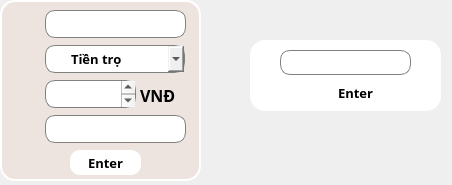
<?xml version="1.0" encoding="UTF-8"?>
<ui version="4.0">
 <class>PopupChi</class>
 <widget class="QDialog" name="PopupChi">
  <property name="geometry">
   <rect>
    <x>0</x>
    <y>0</y>
    <width>452</width>
    <height>185</height>
   </rect>
  </property>
  <property name="windowTitle">
   <string>Dialog</string>
  </property>
  <widget class="QFrame" name="PopupChi_2">
   <property name="geometry">
    <rect>
     <x>0</x>
     <y>0</y>
     <width>201</width>
     <height>181</height>
    </rect>
   </property>
   <property name="styleSheet">
    <string notr="true">#PopupChi_2{
	background-color: #EDE4E0;
	border-radius: 15;
	border: 2px solid white;
}</string>
   </property>
   <property name="frameShape">
    <enum>QFrame::StyledPanel</enum>
   </property>
   <property name="frameShadow">
    <enum>QFrame::Raised</enum>
   </property>
   <widget class="QComboBox" name="comboBox_2">
    <property name="geometry">
     <rect>
      <x>45</x>
      <y>45</y>
      <width>140</width>
      <height>28</height>
     </rect>
    </property>
    <property name="font">
     <font>
      <family>Samsung Sharp Sans</family>
      <pointsize>10</pointsize>
      <bold>true</bold>
     </font>
    </property>
    <property name="layoutDirection">
     <enum>Qt::LeftToRight</enum>
    </property>
    <property name="autoFillBackground">
     <bool>false</bool>
    </property>
    <property name="styleSheet">
     <string notr="true">QComboBox {
    border: 1px solid gray;
    border-radius: 10px;
    min-width: 6em;
	padding-left: 25;
}

QComboBox:on {
    border-bottom-left-radius: 0px;
    border-bottom-right-radius: 0px;
}

QComboBox QAbstractItemView {
    border-bottom-right-radius: 10px;
    border-bottom-left-radius: 10px;
    background: transparent;
    border: 1px solid gray;
    padding: 4px 4px 4px 4px
}

QComboBox::drop-down {
	image: url(&quot;:/Icon/Image/icons8-down-25.png&quot;);
	width:20;
	padding-left: 5
}
</string>
    </property>
    <property name="editable">
     <bool>false</bool>
    </property>
    <property name="currentIndex">
     <number>0</number>
    </property>
    <property name="maxVisibleItems">
     <number>10</number>
    </property>
    <item>
     <property name="text">
      <string>Tiền trọ</string>
     </property>
    </item>
    <item>
     <property name="text">
      <string>Sinh hoạt</string>
     </property>
    </item>
    <item>
     <property name="text">
      <string>Đi chơi</string>
     </property>
    </item>
    <item>
     <property name="text">
      <string>Ăn uống</string>
     </property>
    </item>
    <item>
     <property name="text">
      <string>Khác</string>
     </property>
    </item>
   </widget>
   <widget class="QPlainTextEdit" name="plainTextEdit_4">
    <property name="geometry">
     <rect>
      <x>45</x>
      <y>115</y>
      <width>141</width>
      <height>28</height>
     </rect>
    </property>
    <property name="font">
     <font>
      <family>Samsung Sharp Sans</family>
      <bold>true</bold>
     </font>
    </property>
    <property name="styleSheet">
     <string notr="true">border-radius: 10;
background-color: white;
border: 1px solid gray;
padding-left: 5</string>
    </property>
    <property name="plainText">
     <string/>
    </property>
   </widget>
   <widget class="QLabel" name="label_14">
    <property name="geometry">
     <rect>
      <x>10</x>
      <y>45</y>
      <width>25</width>
      <height>25</height>
     </rect>
    </property>
    <property name="text">
     <string/>
    </property>
    <property name="pixmap">
     <pixmap resource="ResourceFile.qrc">:/Icon/Image/icons8-goal-40.png</pixmap>
    </property>
    <property name="scaledContents">
     <bool>true</bool>
    </property>
   </widget>
   <widget class="QLabel" name="label_15">
    <property name="geometry">
     <rect>
      <x>10</x>
      <y>80</y>
      <width>25</width>
      <height>25</height>
     </rect>
    </property>
    <property name="text">
     <string/>
    </property>
    <property name="pixmap">
     <pixmap resource="ResourceFile.qrc">:/Icon/Image/icons8-money-40.png</pixmap>
    </property>
    <property name="scaledContents">
     <bool>true</bool>
    </property>
   </widget>
   <widget class="QLabel" name="label_16">
    <property name="geometry">
     <rect>
      <x>10</x>
      <y>115</y>
      <width>25</width>
      <height>25</height>
     </rect>
    </property>
    <property name="text">
     <string/>
    </property>
    <property name="pixmap">
     <pixmap resource="ResourceFile.qrc">:/Icon/Image/icons8-note-40.png</pixmap>
    </property>
    <property name="scaledContents">
     <bool>true</bool>
    </property>
   </widget>
   <widget class="QLabel" name="label_2">
    <property name="geometry">
     <rect>
      <x>140</x>
      <y>85</y>
      <width>35</width>
      <height>20</height>
     </rect>
    </property>
    <property name="font">
     <font>
      <family>Samsung Sharp Sans</family>
      <pointsize>12</pointsize>
      <bold>true</bold>
     </font>
    </property>
    <property name="text">
     <string>VNĐ</string>
    </property>
   </widget>
   <widget class="QPushButton" name="pushButton_SetChi">
    <property name="geometry">
     <rect>
      <x>70</x>
      <y>150</y>
      <width>71</width>
      <height>25</height>
     </rect>
    </property>
    <property name="font">
     <font>
      <family>Samsung Sharp Sans</family>
      <pointsize>10</pointsize>
      <bold>true</bold>
     </font>
    </property>
    <property name="styleSheet">
     <string notr="true">#pushButton_SetChi
{
	border: 0px solid white;
	background-color: white;
	border-radius: 10px;
}
#pushButton_SetChi::pressed
{
	background-color: #99FFFF;
	border-style: inset;
}
#pushButton_SetChi::hover
{
	background-color: #BBBBBB;
	border-style: inset;
}</string>
    </property>
    <property name="text">
     <string>Enter</string>
    </property>
    <property name="icon">
     <iconset resource="ResourceFile.qrc">
      <normaloff>:/Icon/Image/icons8-next-50.png</normaloff>:/Icon/Image/icons8-next-50.png</iconset>
    </property>
    <property name="iconSize">
     <size>
      <width>20</width>
      <height>20</height>
     </size>
    </property>
   </widget>
   <widget class="QPlainTextEdit" name="plainTextEdit_5">
    <property name="geometry">
     <rect>
      <x>45</x>
      <y>80</y>
      <width>91</width>
      <height>28</height>
     </rect>
    </property>
    <property name="font">
     <font>
      <family>Samsung Sharp Sans</family>
      <pointsize>10</pointsize>
      <bold>true</bold>
     </font>
    </property>
    <property name="styleSheet">
     <string notr="true">border-radius: 10;
background-color: white;
border: 1px solid gray;
padding-left: 15</string>
    </property>
    <property name="plainText">
     <string/>
    </property>
   </widget>
   <widget class="QLabel" name="label_17">
    <property name="geometry">
     <rect>
      <x>8</x>
      <y>8</y>
      <width>31</width>
      <height>31</height>
     </rect>
    </property>
    <property name="text">
     <string/>
    </property>
    <property name="pixmap">
     <pixmap resource="ResourceFile.qrc">:/Icon/Image/icons8-calendar-48.png</pixmap>
    </property>
    <property name="scaledContents">
     <bool>true</bool>
    </property>
   </widget>
   <widget class="QPlainTextEdit" name="plainTextEdit_6">
    <property name="geometry">
     <rect>
      <x>45</x>
      <y>10</y>
      <width>141</width>
      <height>28</height>
     </rect>
    </property>
    <property name="font">
     <font>
      <family>Samsung Sharp Sans</family>
      <bold>true</bold>
     </font>
    </property>
    <property name="styleSheet">
     <string notr="true">border-radius: 10;
background-color: white;
border: 1px solid gray;
padding-left: 5</string>
    </property>
    <property name="plainText">
     <string/>
    </property>
   </widget>
   <widget class="QPushButton" name="pushButton_Selectday">
    <property name="geometry">
     <rect>
      <x>160</x>
      <y>12</y>
      <width>21</width>
      <height>24</height>
     </rect>
    </property>
    <property name="styleSheet">
     <string notr="true">#pushButton_Selectday
{
	border: 0px solid white;
	background-color: white;
	border-radius: 10px;
}
#pushButton_Selectday::pressed
{
	background-color: #99FFFF;
	border-style: inset;
}
#pushButton_Selectday::hover
{
	background-color: #BBBBBB;
	border-style: inset;
}</string>
    </property>
    <property name="text">
     <string/>
    </property>
    <property name="icon">
     <iconset resource="ResourceFile.qrc">
      <normaloff>:/Icon/Image/icons8-calendar-48.png</normaloff>:/Icon/Image/icons8-calendar-48.png</iconset>
    </property>
    <property name="iconSize">
     <size>
      <width>20</width>
      <height>20</height>
     </size>
    </property>
   </widget>
   <widget class="QLabel" name="label_date_selected">
    <property name="geometry">
     <rect>
      <x>60</x>
      <y>12</y>
      <width>91</width>
      <height>25</height>
     </rect>
    </property>
    <property name="font">
     <font>
      <family>Samsung Sharp Sans</family>
      <pointsize>10</pointsize>
      <bold>true</bold>
     </font>
    </property>
    <property name="styleSheet">
     <string notr="true">#label_date_selected{
	background-color: white;
	border-radius: 10;
	border: 1px solid white;
	color: black
}</string>
    </property>
    <property name="text">
     <string/>
    </property>
    <property name="alignment">
     <set>Qt::AlignCenter</set>
    </property>
   </widget>
  </widget>
  <widget class="QFrame" name="PopupselectDay">
   <property name="geometry">
    <rect>
     <x>250</x>
     <y>40</y>
     <width>191</width>
     <height>71</height>
    </rect>
   </property>
   <property name="styleSheet">
    <string notr="true">#PopupselectDay{
	background-color: white;
	border-radius: 15;
	border: 2px solid white;
}</string>
   </property>
   <property name="frameShape">
    <enum>QFrame::StyledPanel</enum>
   </property>
   <property name="frameShadow">
    <enum>QFrame::Raised</enum>
   </property>
   <widget class="QLabel" name="label_20">
    <property name="geometry">
     <rect>
      <x>40</x>
      <y>37</y>
      <width>31</width>
      <height>31</height>
     </rect>
    </property>
    <property name="text">
     <string/>
    </property>
    <property name="pixmap">
     <pixmap resource="ResourceFile.qrc">:/Icon/Image/icons8-calendar-48.png</pixmap>
    </property>
    <property name="scaledContents">
     <bool>true</bool>
    </property>
   </widget>
   <widget class="QPushButton" name="pushButton_SelectedDay">
    <property name="geometry">
     <rect>
      <x>70</x>
      <y>40</y>
      <width>71</width>
      <height>25</height>
     </rect>
    </property>
    <property name="font">
     <font>
      <family>Samsung Sharp Sans</family>
      <pointsize>10</pointsize>
      <bold>true</bold>
     </font>
    </property>
    <property name="styleSheet">
     <string notr="true">#pushButton_SelectedDay
{
	border: 0px solid white;
	background-color: white;
	border-radius: 10px;
}
#pushButton_SelectedDay::pressed
{
	background-color: #99FFFF;
	border-style: inset;
}
#pushButton_SelectedDay::hover
{
	background-color: #BBBBBB;
	border-style: inset;
}</string>
    </property>
    <property name="text">
     <string>Enter</string>
    </property>
    <property name="icon">
     <iconset resource="ResourceFile.qrc">
      <normaloff>:/Icon/Image/icons8-next-50.png</normaloff>:/Icon/Image/icons8-next-50.png</iconset>
    </property>
    <property name="iconSize">
     <size>
      <width>20</width>
      <height>20</height>
     </size>
    </property>
   </widget>
   <widget class="QPushButton" name="pushButton_back_day">
    <property name="geometry">
     <rect>
      <x>0</x>
      <y>10</y>
      <width>30</width>
      <height>30</height>
     </rect>
    </property>
    <property name="styleSheet">
     <string notr="true">#pushButton_back_day
{
	background-color: white ;
	border-radius: 15;
}
#pushButton_back_day:pressed
{
	background-color: white;
	border-style: inset;
}
#pushButton_back_day:hover
{
	background-color: #CCFFFF;
	border-style: inset;
}</string>
    </property>
    <property name="text">
     <string/>
    </property>
    <property name="icon">
     <iconset resource="ResourceFile.qrc">
      <normaloff>:/Icon/Image/back.png</normaloff>:/Icon/Image/back.png</iconset>
    </property>
    <property name="iconSize">
     <size>
      <width>30</width>
      <height>30</height>
     </size>
    </property>
   </widget>
   <widget class="QPushButton" name="pushButton_next_day">
    <property name="geometry">
     <rect>
      <x>160</x>
      <y>10</y>
      <width>30</width>
      <height>30</height>
     </rect>
    </property>
    <property name="styleSheet">
     <string notr="true">#pushButton_next_day
{
	background-color :white ;
	border-radius: 15;
}
#pushButton_next_day:pressed
{
	background-color: white;
	border-style: inset;
}
#pushButton_next_day:hover
{
	background-color: #CCFFFF;
	border-style: inset;
}</string>
    </property>
    <property name="text">
     <string/>
    </property>
    <property name="icon">
     <iconset resource="ResourceFile.qrc">
      <normaloff>:/Icon/Image/next.png</normaloff>:/Icon/Image/next.png</iconset>
    </property>
    <property name="iconSize">
     <size>
      <width>30</width>
      <height>30</height>
     </size>
    </property>
   </widget>
   <widget class="QLabel" name="label_date_select">
    <property name="geometry">
     <rect>
      <x>30</x>
      <y>10</y>
      <width>131</width>
      <height>25</height>
     </rect>
    </property>
    <property name="font">
     <font>
      <family>Samsung Sharp Sans</family>
      <pointsize>10</pointsize>
      <bold>true</bold>
     </font>
    </property>
    <property name="styleSheet">
     <string notr="true">#label_date_select{
	background-color: white;
	border-radius: 10;
	border: 1px solid gray;
	color: black
}</string>
    </property>
    <property name="text">
     <string/>
    </property>
    <property name="alignment">
     <set>Qt::AlignCenter</set>
    </property>
   </widget>
  </widget>
 </widget>
 <resources>
  <include location="ResourceFile.qrc"/>
 </resources>
 <connections/>
</ui>
